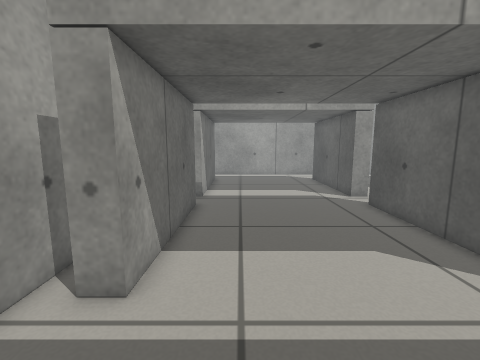
[1] (above)

19 first-person views from a walk through a robot-simulator world made for Gazebo. The camera is 0.6 m above the floor, tilts 8° down and sees 90° across. The floor is counted in squares, 0.2 m on a side. Each view is taken from the middle of a square. On the plan, view 1 faces up. The plan holds only what a view shows up to about 18 squares ahead; the rest is blank.

[2]
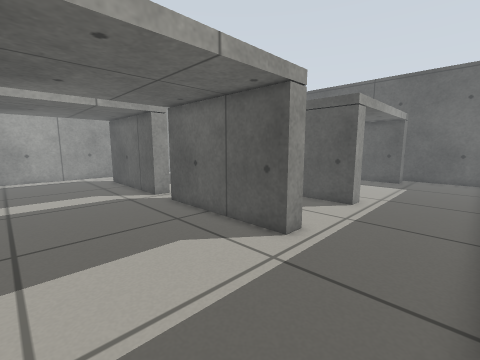

[3]
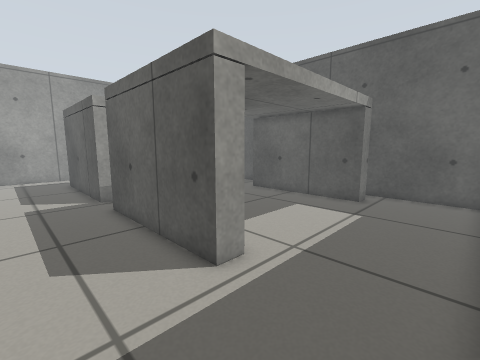

[4]
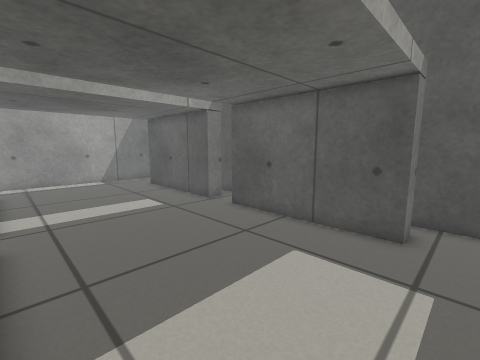

[5]
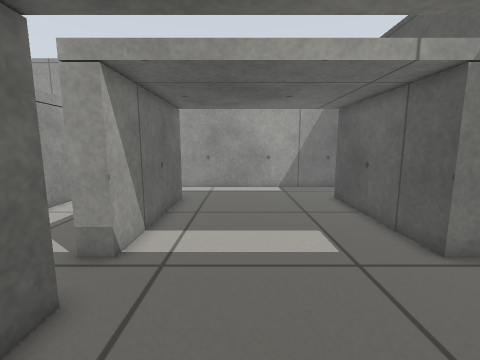

[6]
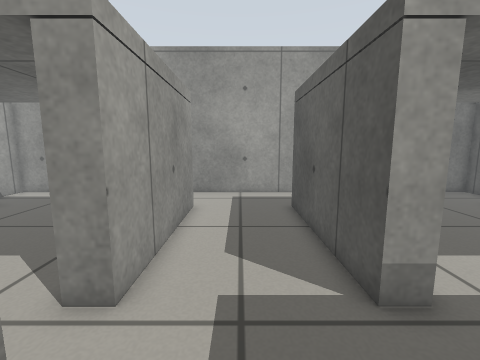

[7]
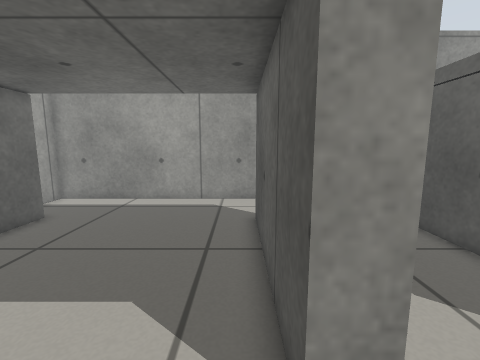

[8]
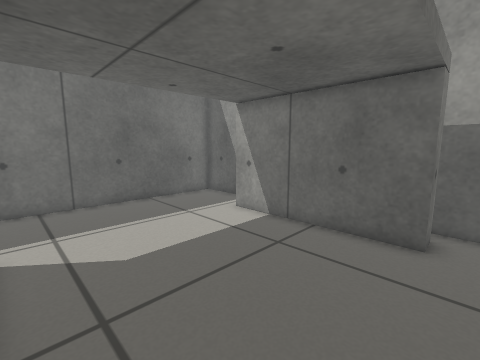

[9]
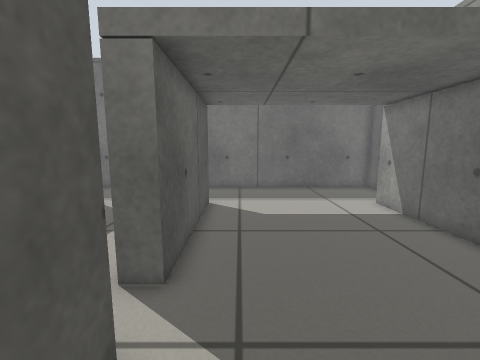

[10]
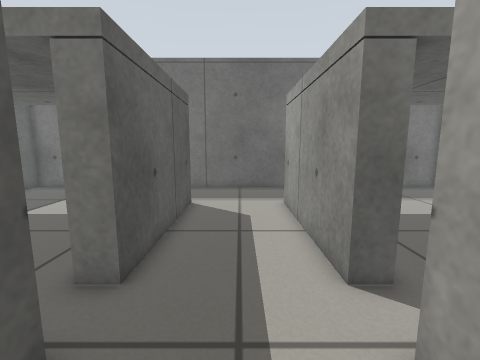

[11]
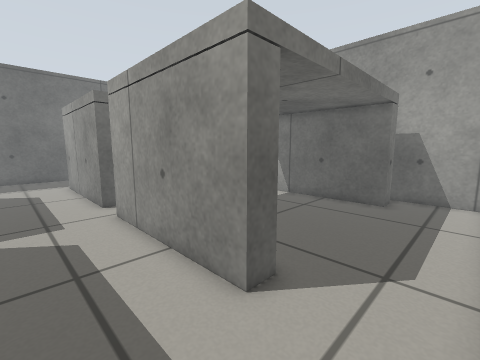

[12]
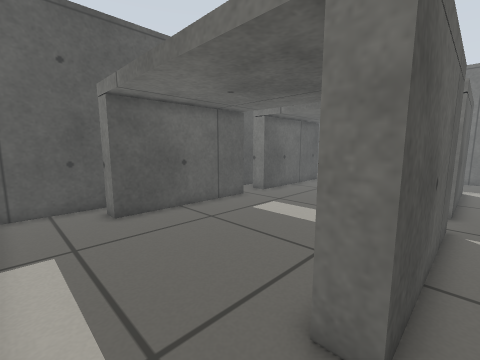

[13]
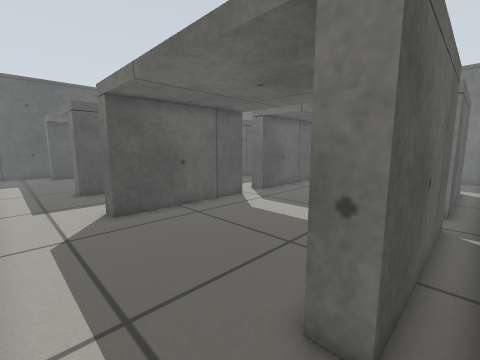

[14]
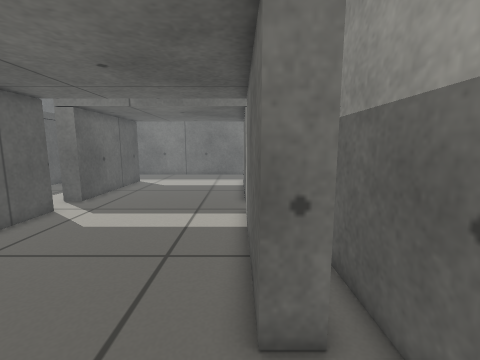

[15]
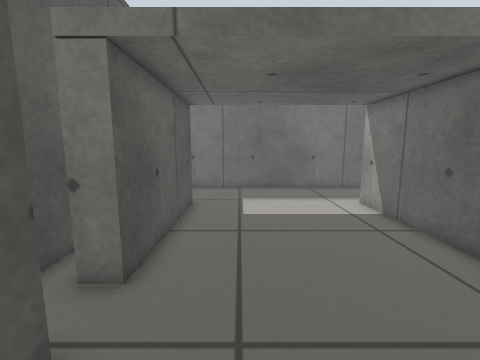

[16]
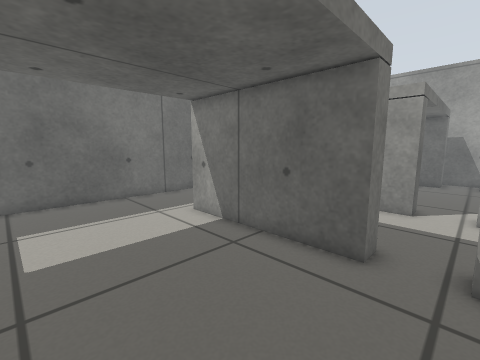

[17]
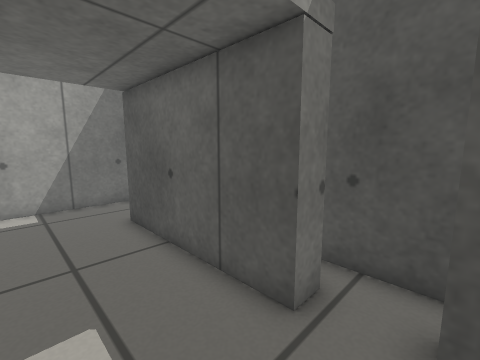

[18]
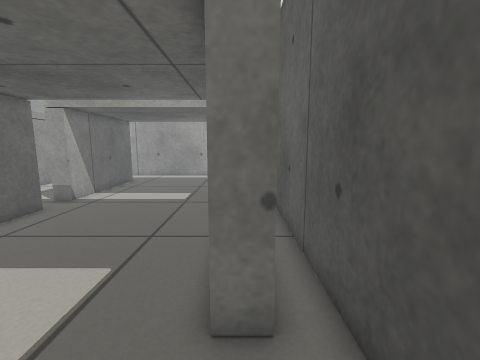

[19]
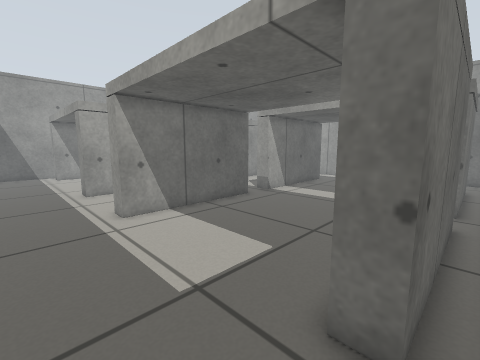

### Floor plan
Points are (right, up) in squares from view 1. A wall is a line through its corners. A room is listed if a view was taken in it or the views show most of it. See-through windows are left out.
Room 1 (views 1, 2, 3, 4, 5, 6, 7, 8, 9, 10, 11, 12, 13, 14, 15, 16, 17, 18, 19)
walls: (7.6, 12.1) (7.6, 4.4) (6.7, 4.4) (6.7, 12.1) (7.6, 12.1); (12.6, 12.1) (13.6, 12.1) (13.6, 4.4) (12.6, 4.4) (12.6, 12.1); (7.6, 14.1) (6.7, 14.1) (6.7, 21.8) (7.6, 21.8) (7.6, 14.1); (12.6, 14.1) (12.6, 21.8) (13.6, 21.8) (13.6, 14.1) (12.6, 14.1); (-2.3, 12.1) (-2.3, 4.4) (-3.3, 4.4) (-3.3, 12.1) (-2.3, 12.1); (22.5, 12.1) (23.5, 12.1) (23.5, 4.4) (22.5, 4.4) (22.5, 12.1); (22.5, 14.1) (22.5, 21.8) (23.5, 21.8) (23.5, 14.1) (22.5, 14.1); (-3.3, 14.1) (-3.3, 21.8) (-2.3, 21.8) (-2.3, 14.1) (-2.8, 14.1); (-4.3, 14.1) (-4.3, 12); (-4.3, 5.9) (-4.3, 4); (-4.3, 2.4) (-4.3, -0.5) (24.8, -0.5) (24.8, 15.6); (24.8, 21.4) (24.8, 25.6) (-4.3, 25.6) (-4.3, 19.2)

Positions as (right, up) in squares from view 1, and headings:
1: (0, 0), facing up
2: (0, 0), facing up-right
3: (9, 0), facing up-right
4: (14, 3), facing up-right
5: (17, 8), facing up
6: (10, 10), facing up
7: (6, 12), facing up
8: (6, 13), facing down-left
9: (5, 17), facing down
10: (10, 17), facing down
11: (11, 25), facing down-left
12: (12, 25), facing down-right
13: (-4, 25), facing down-right
14: (-2, 25), facing down
15: (20, 17), facing down
16: (20, 14), facing down-left
17: (19, 12), facing up-right
18: (23, 1), facing up
19: (24, 1), facing up-left
